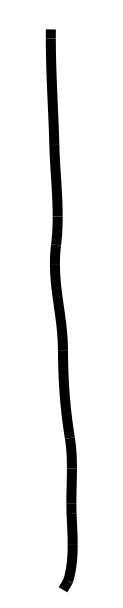
#> input picture num_1.png, 123 x 608 px
$ python thicken_image.py num_1.png   (Python 2 division)
#> lines starting #> are read from the running program, lines starting #| are printed output that depends on the picture
import numpy as np
import cv2
import sys


# NO.1
def transformation(image, vector):
    width =image.shape[1]
    height =image.shape[0]
    M =np.array([[1,0,vector[0]],
                 [0,1,vector[1]]], dtype =float)
    dst =cv2.warpAffine(image, M, (width, height))
    return dst

# NO.2
def thickness(image, scale):
    alpha =scale-1
    m =[transformation(image,(0,alpha)),
        transformation(image,(alpha,0)),
        transformation(image,(-alpha,0)),
        transformation(image,(0,-alpha))]
    if alpha>0:
        dst =np.min(m, axis =0)
    else:
        dst =np.max(m, axis =0)
    edge =int(alpha)+1
	det =dst[edge:width-edge,edge:height-edge]
    return dst

def main(argv):
#> called with argv = 'num_1.png'
    name =argv
    image = cv2.cvtColor(cv2.imread(name), cv2.COLOR_BGR2GRAY)
#> image: shape (608, 123); min 0, max 255, mean 235.8
    image =thickness(image,3)
#> call 2 of transformation, with vector = (2, 0)
#> in transformation (call 2), `M =np.array([[1,0,vector[0]], [0,1,vector[1]]], dtype =float)`: M = [[1, 0, 2], [0, 1, 0]]
#> in transformation (call 2), `dst =cv2.warpAffine(image, M, (width, height))`:
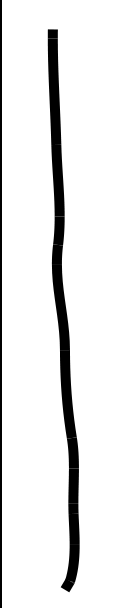
#> dst: shape (608, 123); min 0, max 255, mean 231.7
#> call 3 of transformation, with vector = (-2, 0)
#> in transformation (call 3), `M =np.array([[1,0,vector[0]], [0,1,vector[1]]], dtype =float)`: M = [[1, 0, -2], [0, 1, 0]]
#> in transformation (call 3), `dst =cv2.warpAffine(image, M, (width, height))`:
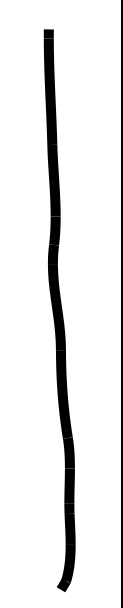
#> dst: shape (608, 123); min 0, max 255, mean 231.7
#> in thickness, `dst =np.min(m, axis =0)`:
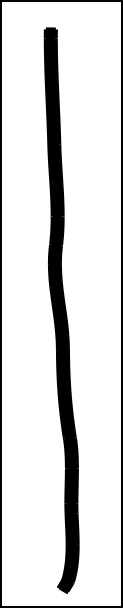
#> dst: shape (608, 123); min 0, max 255, mean 218.1
    cv2.imwrite(name, image)
    print u'thicken success!'

if __name__ == "__main__":
#> (the run stopped early here; a loop or call above may not have finished)

$ run again, on num_3.png
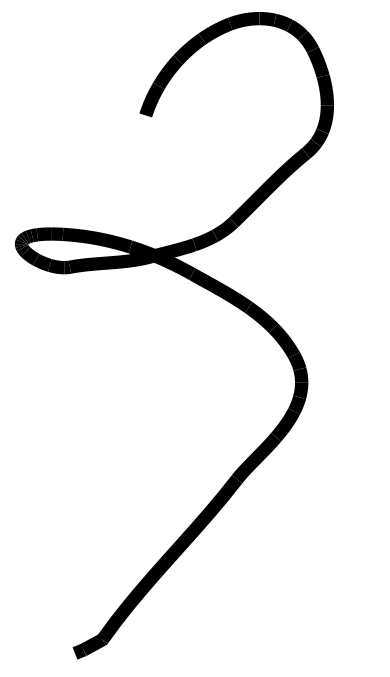
#> input picture num_3.png, 390 x 677 px
#> M = [[1, 0, -2], [0, 1, 0]]
#> in transformation (call 3), `dst =cv2.warpAffine(image, M, (width, height))`:
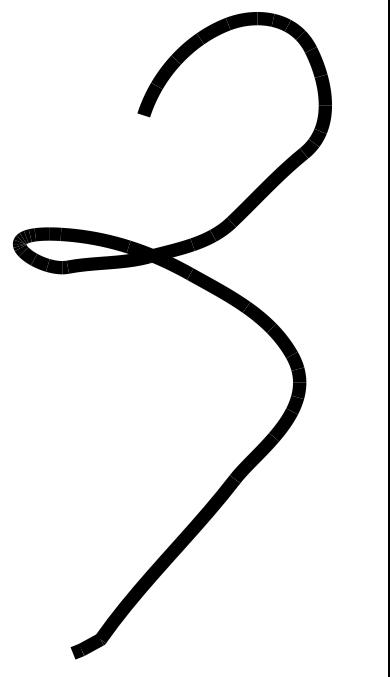
#> dst: shape (677, 390); min 0, max 255, mean 236.5
#> in thickness, `dst =np.min(m, axis =0)`:
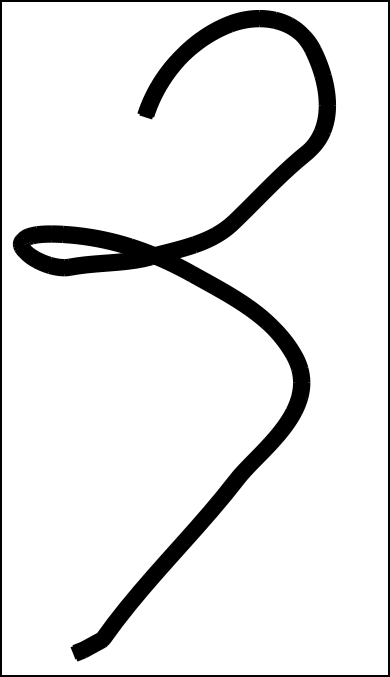
#> dst: shape (677, 390); min 0, max 255, mean 229.2

$ run again, on num_4.png
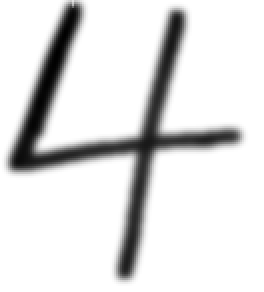
#> input picture num_4.png, 132 x 146 px (shown 2 times larger)
#> M = [[1, 0, -2], [0, 1, 0]]
#> in transformation (call 3), `dst =cv2.warpAffine(image, M, (width, height))`:
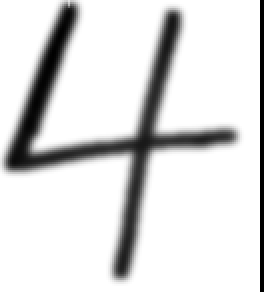
#> dst: shape (146, 132) (shown 2 times larger); min 0, max 255, mean 219.7
#> in thickness, `dst =np.min(m, axis =0)`:
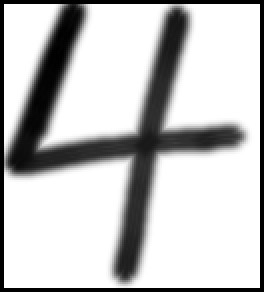
#> dst: shape (146, 132) (shown 2 times larger); min 0, max 255, mean 195
